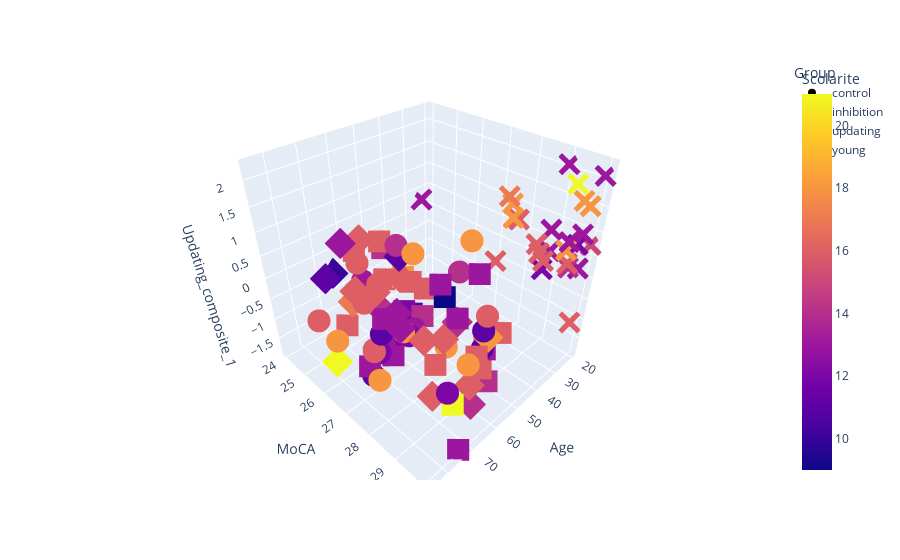

Here is the notebook cell this chart was saved with:
### Code cell
data_plot = data.loc[data['Group'].isin(['updating','inhibition','control','young'])]
fig = px.scatter_3d(data_plot, x="Age", y="MoCA", z='Updating_composite_1', color='Scolarite',symbol="Group")
fig.show()

### Figure 1 — Plotly figure (JSON) as saved in the notebook; plotly's stock layout.template omitted (floating-point values rounded to 4 significant figures)
{"data": [{"hovertemplate": "Group=control<br>Age=%{x}<br>MoCA=%{y}<br>Updating_composite_1=%{z}<br>Scolarite=%{marker.color}<extra></extra>", "legendgroup": "control", "marker": {"color": [11, 16, 16, 12, 18, 18, 13, 11, 11, 16, 16, 12, 18, 18, 18, 18, 13, 13, 16, 16, 12, 12, 18, 14, 14, 16, 11], "coloraxis": "coloraxis", "symbol": "circle"}, "mode": "markers", "name": "control", "scene": "scene", "showlegend": true, "type": "scatter3d", "x": [67, 77, 66, 79, 80, 69, 69, 76, 67, 75, 78, 71, 82, 68, 73, 60, 69, 71, 72, 67, 66, 73, 72, 64, 65, 85, 72], "y": [30, 27, 30, 30, 26, 28, 28, 27, 30, 27, 27, 28, 28, 29, 28, 29, 26, 27, 27, 26, 27, 27, 30, 29, 27, 26, 27], "z": [0.2173, 0.2918, 0.8218, -0.1662, -0.8891, 1.359, -0.1662, -1.476, 0.5766, -0.9066, 1.131, -0.2406, -0.795, -0.1662, -0.06972, 1.641, 0.1384, -0.9833, 0.5196, -1.667, -0.8496, -1.021, 0.1012, 1.203, 1.091, -0.2034, -0.6021]}, {"hovertemplate": "Group=inhibition<br>Age=%{x}<br>MoCA=%{y}<br>Updating_composite_1=%{z}<br>Scolarite=%{marker.color}<extra></extra>", "legendgroup": "inhibition", "marker": {"color": [11, 16, 10, 16, 16, 13, 16, 16, 11, 17, 13, 13, 18, 16, 14, 16, 16, 14, 16, 13, 21, 14, 16], "coloraxis": "coloraxis", "symbol": "diamond"}, "mode": "markers", "name": "inhibition", "scene": "scene", "showlegend": true, "type": "scatter3d", "x": [81, 73, 65, 67, 69, 75, 69, 64, 64, 73, 70, 75, 65, 76, 70, 71, 72, 64, 69, 74, 81, 64, 73], "y": [26, 27, 24, 26, 26, 28, 29, 27, 27, 26, 27, 26, 30, 29, 30, 30, 26, 29, 26, 28, 26, 26, 29], "z": [0.5766, 0.3859, -0.5079, -0.2406, -0.01276, 0.4034, 0.0442, 0.4034, 0.8439, -0.2057, -0.5823, 1.109, 0.3662, 0.3092, -0.8891, -0.3917, 0.006985, 0.2151, 1.015, 0.04648, -1.382, -0.6416, -1.097]}, {"hovertemplate": "Group=updating<br>Age=%{x}<br>MoCA=%{y}<br>Updating_composite_1=%{z}<br>Scolarite=%{marker.color}<extra></extra>", "legendgroup": "updating", "marker": {"color": [13, 13, 21, 16, 13, 9, 16, 11, 13, 16, 13, 16, 14, 18, 13, 16, 16, 14, 13, 12, 16, 16, 14, 13, 16, 16], "coloraxis": "coloraxis", "symbol": "square"}, "mode": "markers", "name": "updating", "scene": "scene", "showlegend": true, "type": "scatter3d", "x": [82, 70, 77, 67, 64, 69, 76, 60, 68, 70, 74, 71, 61, 63, 66, 61, 72, 64, 77, 63, 65, 69, 66, 71, 60, 62], "y": [30, 30, 30, 30, 29, 29, 26, 27, 27, 28, 30, 26, 26, 27, 30, 26, 29, 30, 27, 27, 28, 30, 28, 27, 30, 26], "z": [1.926, 1.701, -0.5277, -0.2057, 0.2895, 0.9008, -0.659, -0.5649, -1.308, 0.8613, -1.84, 0.8439, 0.6138, 0.3859, 0.1581, -0.08718, -0.394, -0.6416, -1.191, -0.394, 0.5591, 0.1406, 0.006985, -0.2801, 0.2546, 0.7869]}, {"hovertemplate": "Group=young<br>Age=%{x}<br>MoCA=%{y}<br>Updating_composite_1=%{z}<br>Scolarite=%{marker.color}<extra></extra>", "legendgroup": "young", "marker": {"color": [16, 15, 13, 18, 13, 18, 13, 13, 13, 14, 12, 13, 13, 16, 12, 16, 16, 13, 16, 17, 18, 18, 21, 16, 18, 16], "coloraxis": "coloraxis", "symbol": "x"}, "mode": "markers", "name": "young", "scene": "scene", "showlegend": true, "type": "scatter3d", "x": [25, 20, 24, 28, 23, 25, 20, 24, 20, 31, 28, 33, 25, 32, 26, 29, 23, 26, 31, 31, 29, 34, 34, 26, 29, 35], "y": [28, 30, 29, 28, 29, 30, 30, 24, 29, 30, 30, 30, 30, 30, 29, 29, 30, 30, 29, 28, 28, 30, 30, 29, 30, 28], "z": [0.8462, 0.7474, 0.8811, 0.9555, 0.3859, 1.641, 2.082, 0.2546, 2.077, 0.5963, 0.9753, 1.168, 0.3882, 0.7102, 0.06622, 0.5219, -0.9658, 1.126, 0.7672, 1.47, 1.28, 1.032, 2.233, 0.2523, 1.832, 0.1976]}], "layout": {"coloraxis": {"colorbar": {"title": {"text": "Scolarite"}}, "colorscale": [[0, "#0d0887"], [0.1111, "#46039f"], [0.2222, "#7201a8"], [0.3333, "#9c179e"], [0.4444, "#bd3786"], [0.5556, "#d8576b"], [0.6667, "#ed7953"], [0.7778, "#fb9f3a"], [0.8889, "#fdca26"], [1, "#f0f921"]]}, "legend": {"title": {"text": "Group"}, "tracegroupgap": 0}, "margin": {"t": 60}, "scene": {"domain": {"x": [0, 1], "y": [0, 1]}, "xaxis": {"title": {"text": "Age"}}, "yaxis": {"title": {"text": "MoCA"}}, "zaxis": {"title": {"text": "Updating_composite_1"}}}}}
